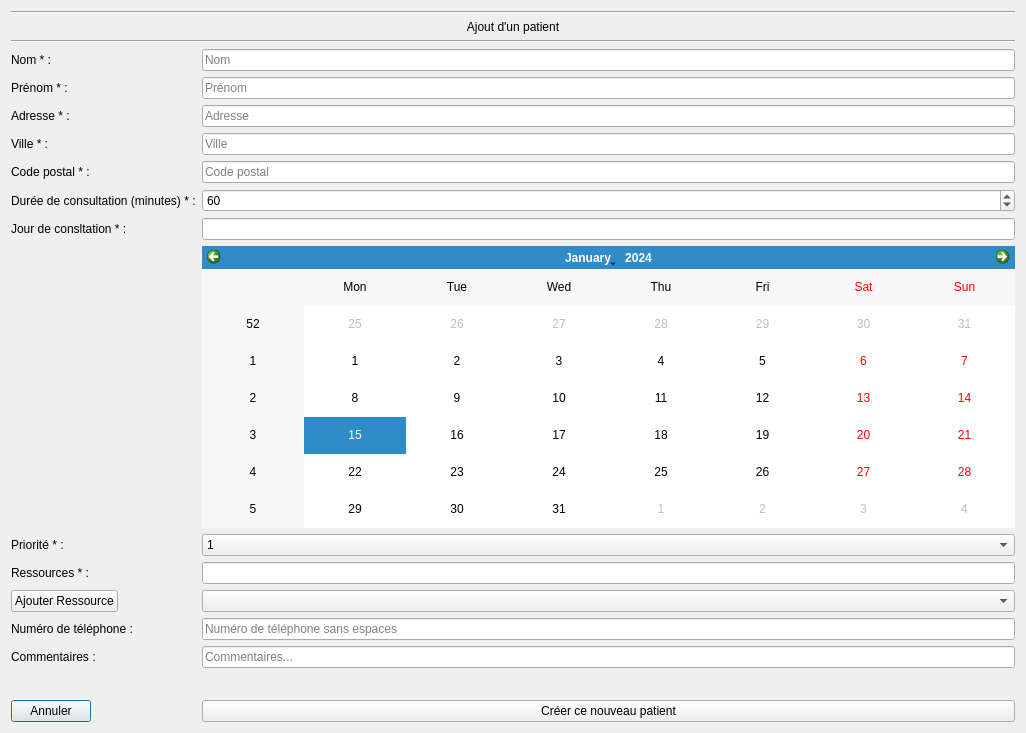
<?xml version="1.0" encoding="UTF-8"?>
<ui version="4.0">
 <class>addPatient</class>
 <widget class="QDialog" name="addPatient">
  <property name="geometry">
   <rect>
    <x>0</x>
    <y>0</y>
    <width>1026</width>
    <height>733</height>
   </rect>
  </property>
  <property name="windowTitle">
   <string>Ajout d'un patient</string>
  </property>
  <layout class="QVBoxLayout" name="verticalLayout">
   <item>
    <widget class="Line" name="line">
     <property name="orientation">
      <enum>Qt::Horizontal</enum>
     </property>
    </widget>
   </item>
   <item>
    <widget class="QLabel" name="titleLabel">
     <property name="text">
      <string>Ajout d'un patient</string>
     </property>
     <property name="alignment">
      <set>Qt::AlignCenter</set>
     </property>
    </widget>
   </item>
   <item>
    <widget class="Line" name="line_2">
     <property name="orientation">
      <enum>Qt::Horizontal</enum>
     </property>
    </widget>
   </item>
   <item>
    <layout class="QFormLayout" name="formLayout">
     <item row="0" column="0">
      <widget class="QLabel" name="nameLabel">
       <property name="text">
        <string>Nom * :</string>
       </property>
      </widget>
     </item>
     <item row="0" column="1">
      <widget class="QLineEdit" name="nameLineEdit">
       <property name="placeholderText">
        <string>Nom</string>
       </property>
      </widget>
     </item>
     <item row="1" column="0">
      <widget class="QLabel" name="firstNameLabel">
       <property name="text">
        <string>Prénom * :</string>
       </property>
      </widget>
     </item>
     <item row="1" column="1">
      <widget class="QLineEdit" name="fistNameLineEdit">
       <property name="placeholderText">
        <string>Prénom</string>
       </property>
      </widget>
     </item>
     <item row="2" column="0">
      <widget class="QLabel" name="addressLabel">
       <property name="text">
        <string>Adresse * :</string>
       </property>
      </widget>
     </item>
     <item row="2" column="1">
      <widget class="QLineEdit" name="addressLineEdit">
       <property name="placeholderText">
        <string>Adresse</string>
       </property>
      </widget>
     </item>
     <item row="3" column="0">
      <widget class="QLabel" name="cityLabel">
       <property name="text">
        <string>Ville * :</string>
       </property>
      </widget>
     </item>
     <item row="3" column="1">
      <widget class="QLineEdit" name="cityLineEdit">
       <property name="placeholderText">
        <string>Ville</string>
       </property>
      </widget>
     </item>
     <item row="4" column="0">
      <widget class="QLabel" name="zipCodeLabel">
       <property name="text">
        <string>Code postal * :</string>
       </property>
      </widget>
     </item>
     <item row="4" column="1">
      <widget class="QLineEdit" name="zipLineEdit">
       <property name="placeholderText">
        <string>Code postal</string>
       </property>
      </widget>
     </item>
     <item row="5" column="0">
      <widget class="QLabel" name="durationLabel">
       <property name="text">
        <string>Durée de consultation (minutes) * :</string>
       </property>
      </widget>
     </item>
     <item row="5" column="1">
      <widget class="QSpinBox" name="minutesSpinBox">
       <property name="maximum">
        <number>9999</number>
       </property>
       <property name="value">
        <number>60</number>
       </property>
      </widget>
     </item>
     <item row="8" column="0">
      <widget class="QLabel" name="dayLabel">
       <property name="text">
        <string>Jour de consltation * :</string>
       </property>
      </widget>
     </item>
     <item row="8" column="1">
      <widget class="QLineEdit" name="dayLineEdit">
       <property name="readOnly">
        <bool>false</bool>
       </property>
      </widget>
     </item>
     <item row="9" column="1">
      <widget class="QCalendarWidget" name="calendar"/>
     </item>
     <item row="10" column="0">
      <widget class="QLabel" name="priorityLabel">
       <property name="text">
        <string>Priorité * :</string>
       </property>
      </widget>
     </item>
     <item row="10" column="1">
      <widget class="QComboBox" name="priorityComboBox">
       <item>
        <property name="text">
         <string>1</string>
        </property>
       </item>
       <item>
        <property name="text">
         <string>2</string>
        </property>
       </item>
       <item>
        <property name="text">
         <string>3</string>
        </property>
       </item>
       <item>
        <property name="text">
         <string>4</string>
        </property>
       </item>
       <item>
        <property name="text">
         <string>5</string>
        </property>
       </item>
      </widget>
     </item>
     <item row="11" column="0">
      <widget class="QLabel" name="ressourcesLabel">
       <property name="text">
        <string>Ressources * :</string>
       </property>
      </widget>
     </item>
     <item row="11" column="1">
      <widget class="QLineEdit" name="ressourcesList">
       <property name="readOnly">
        <bool>false</bool>
       </property>
       <property name="placeholderText">
        <string/>
       </property>
      </widget>
     </item>
     <item row="13" column="0">
      <widget class="QLabel" name="phoneNumberLabel">
       <property name="text">
        <string>Numéro de téléphone :</string>
       </property>
      </widget>
     </item>
     <item row="13" column="1">
      <widget class="QLineEdit" name="phoneNumberLineEdit">
       <property name="placeholderText">
        <string>Numéro de téléphone sans espaces</string>
       </property>
      </widget>
     </item>
     <item row="14" column="0">
      <widget class="QLabel" name="commentariesLabel">
       <property name="text">
        <string>Commentaires :</string>
       </property>
      </widget>
     </item>
     <item row="14" column="1">
      <widget class="QLineEdit" name="commentaryLineEdit">
       <property name="placeholderText">
        <string>Commentaires...</string>
       </property>
      </widget>
     </item>
     <item row="15" column="1">
      <spacer name="horizontalSpacer">
       <property name="orientation">
        <enum>Qt::Horizontal</enum>
       </property>
       <property name="sizeHint" stdset="0">
        <size>
         <width>40</width>
         <height>20</height>
        </size>
       </property>
      </spacer>
     </item>
     <item row="16" column="0">
      <widget class="QPushButton" name="cancelButton">
       <property name="text">
        <string>Annuler</string>
       </property>
      </widget>
     </item>
     <item row="16" column="1">
      <widget class="QPushButton" name="createPatientButton">
       <property name="text">
        <string>Créer ce nouveau patient</string>
       </property>
      </widget>
     </item>
     <item row="12" column="0">
      <widget class="QPushButton" name="addRessourceButton">
       <property name="text">
        <string>Ajouter Ressource</string>
       </property>
      </widget>
     </item>
     <item row="12" column="1">
      <widget class="QComboBox" name="ressourcesComboBox"/>
     </item>
    </layout>
   </item>
  </layout>
 </widget>
 <resources/>
 <connections/>
</ui>
